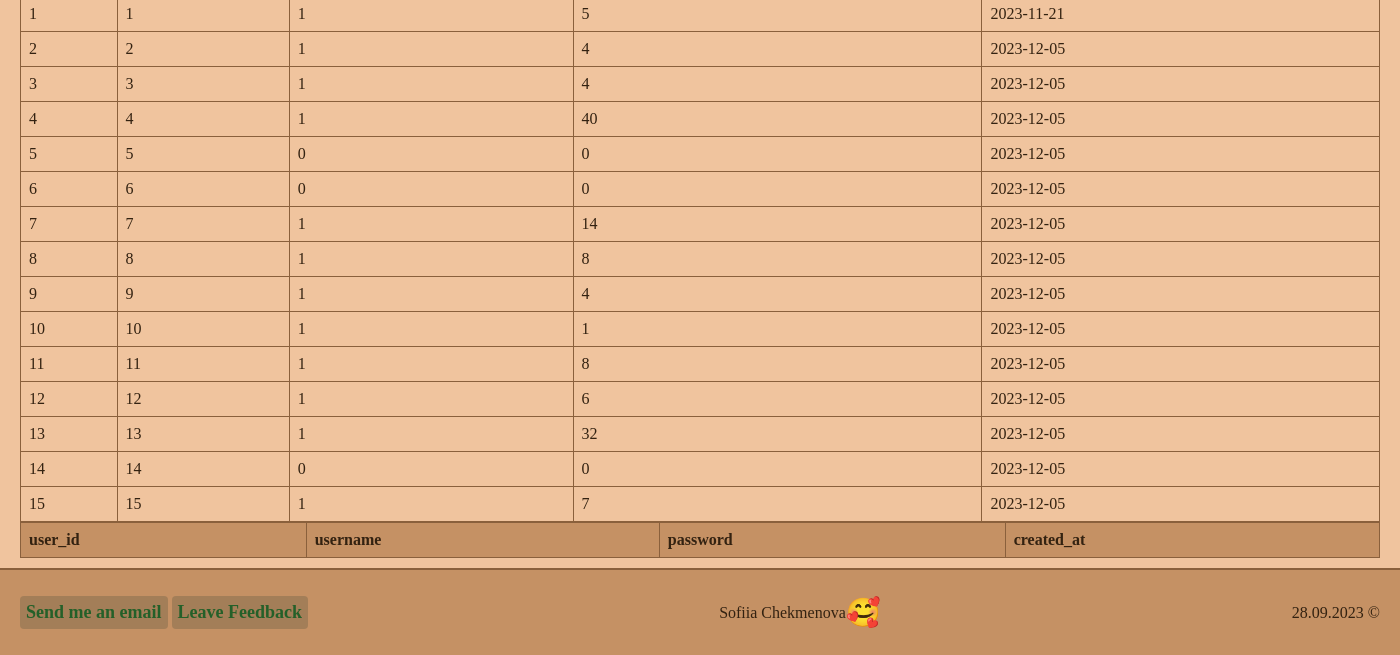
/dbDemo.php (lower part), run on an earlier commit of the app's database.
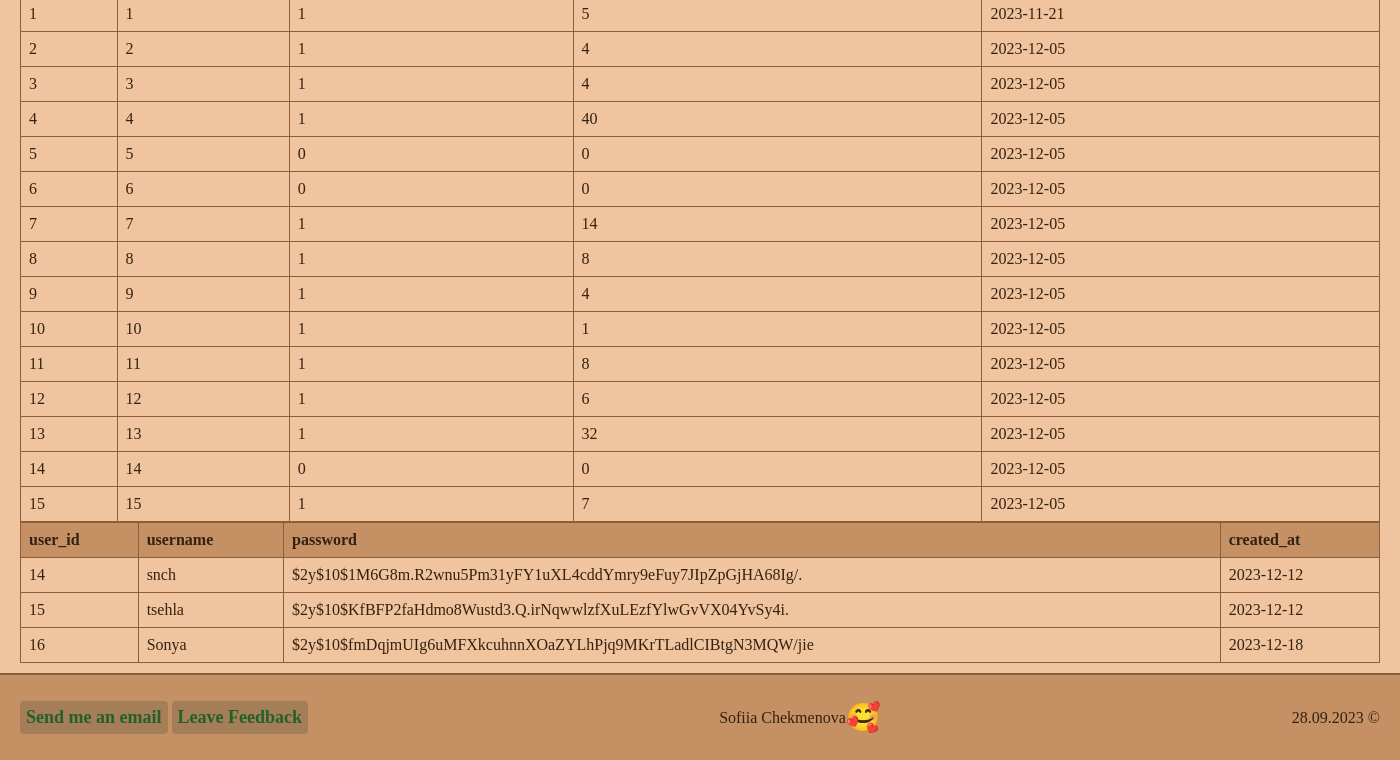
And on a later commit of the database.
### tables this page shows
CREATE TABLE `tea_inventory` (
  `id` int(11) NOT NULL,
  `tea_id` int(11) NOT NULL,
  `is_available` tinyint(1) NOT NULL,
  `quantity_in_stock` int(11) NOT NULL,
  `last_restock_date` date NOT NULL DEFAULT current_timestamp()
);

CREATE TABLE `users` (
  `user_id` int(3) NOT NULL,
  `username` varchar(20) NOT NULL,
  `password` varchar(255) NOT NULL,
  `email` varchar(50) NOT NULL,
  `created_at` date NOT NULL DEFAULT current_timestamp()
);

### dbDemo.php (the view, shortened to what this page needs)
<?php
include("php/includes/header.php");
?>
<main>
    <div>
        <table>
            <tbody>
                <?php
                $sql = "SELECT
                id,
                tea_id,
                is_available,
                quantity_in_stock,
                last_restock_date
                FROM tea_inventory";
                $result = $conn->query($sql);
                while ($row = $result->fetch_assoc()) {
                    echo "<tr>
                            <td>" . $row['id'] . "</td>
                            <td>" . $row['tea_id'] . "</td>
                            <td>" . $row['is_available'] . "</td>
                            <td>" . $row['quantity_in_stock'] . "</td>
                            <td>" . $row['last_restock_date'] . "</td>
                        </tr>";
                }
                ?>
            </tbody>
        </table>
        <table>
            <thead>
                <tr>
                    <th>user_id</th>
                    <th>username</th>
                    <th>password</th>
                    <th>created_at</th>
                </tr>
            </thead>
            <tbody>
                <?php
                $sql = "SELECT
                user_id,
                username,
                password,
                created_at
                FROM users";
                $result = $conn->query($sql);
                while ($row = $result->fetch_assoc()) {
                    echo "<tr>
                            <td>" . $row['user_id'] . "</td>
                            <td>" . $row['username'] . "</td>
                            <td>" . $row['password'] . "</td>
                            <td>" . $row['created_at'] . "</td>
                        </tr>";
                }
                ?>
            </tbody>
        </table>
    </div>
</main>
<?php include("php/includes/footer.php") ?>

### php/includes/header.php (shortened to what this page needs)
<!DOCTYPE html>
<html lang="en">
<head>
    <link rel="stylesheet" href="css/style.css">
    <link rel="stylesheet" href="css/header-footer-style.css">
    <link rel="stylesheet" href="css/components.css">
    <link rel="stylesheet" href="css/card-components.css">
</head>
<body>

### php/includes/footer.php
<footer>
    <div>
        <a href="mailto:sofiia.chekmenova@knf.stud.vu.lt" id="email" class="main-link">
            Send me an email
        </a>
        <a class="main-link" href="teaForm.php" target="_blank">Leave Feedback</a>
    </div>
    <p>
        Sofiia Chekmenova
        <a href="dbDemo.php" target="_black">
            <span style="font-size: 28px">&#129392</span>
        </a>
    </p>
    <p>28.09.2023 &#169</p>
</footer>
</body>
</html>

### css/style.css (style rules this page uses)
* { box-sizing: border-box; }
html { min-height: 100%; height: 100%; }
body { background-color: rgb(240, 196, 158); color: #332211; margin: 0; min-height: 100%; display: grid; grid-template-rows: auto 1fr auto; }
a { text-decoration: none; }
main { padding: 10px 20px; }
table { border-collapse: collapse; width: 100%; }
th { background-color: rgb(197, 145, 100); }

### css/header-footer-style.css (style rules this page uses)
header, footer { background-color: rgb(197, 145, 100); padding: 10px 20px; }
footer { display: flex; justify-content: space-between; border-top: 2px solid rgb(138, 96, 60); }
footer a#email, footer a.main-link { font-size: 18px; margin: 16px 0; }
footer p { display: flex; align-items: center; }
.main-link { font-weight: 700; color: #246029; display: inline-block; padding: 6px; background-color: #303f323a; border-radius: 4px; }

What changed in the data, as far as the page shows it:
added users: user_id "14", username "snch", password "$2y$10$1M6G8m.R2wnu5Pm31yFY1uXL4cddYmry9eFuy7JIpZpGjHA68Ig/.", created_at "2023-12-12"
added users: user_id "15", username "tsehla", password "$2y$10$KfBFP2faHdmo8Wustd3.Q.irNqwwlzfXuLEzfYlwGvVX04YvSy4i.", created_at "2023-12-12"
added users: user_id "16", username "Sonya", password "$2y$10$fmDqjmUIg6uMFXkcuhnnXOaZYLhPjq9MKrTLadlCIBtgN3MQW/jie", created_at "2023-12-18"
